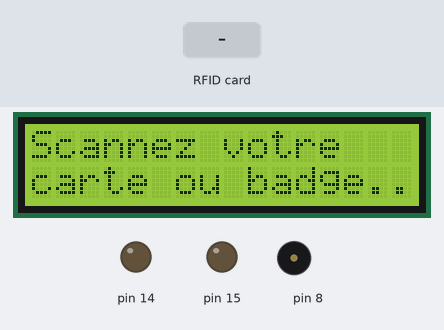
A program run on a simulated Arduino Uno, built with avr-gcc and run on an emulated ATmega328P. Parts: 16×2 character LCD, output pins drawn as LEDs (lit = HIGH), buzzer (waves = sounding). The inputs (shaded band) are chosen by the test bench. Pins used as bus, display or sensor lines are not drawn.

Above: at 4.3 s.
4.4 s: RFID card 63 28 6B 0C held to the reader
At 5.7 s:
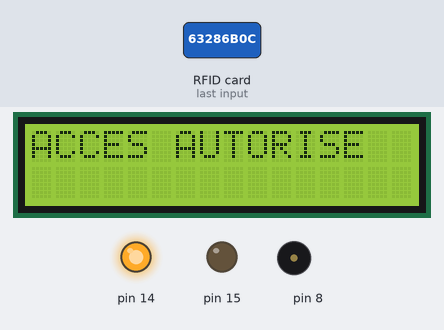
At 6.7 s:
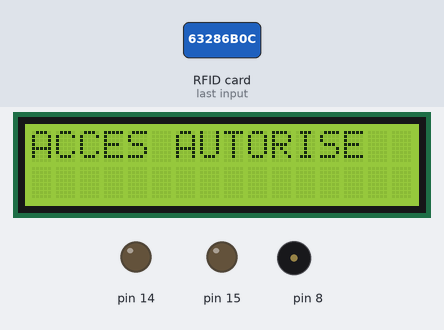
7.4 s: RFID card 5E 7A 19 C4 held to the reader
At 8.8 s:
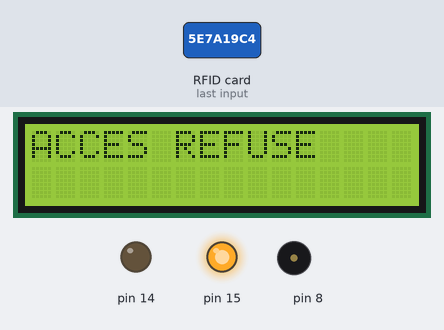
Timing chart, 0 to 10.9 s (numbered marks = the images above; inputs shaded):
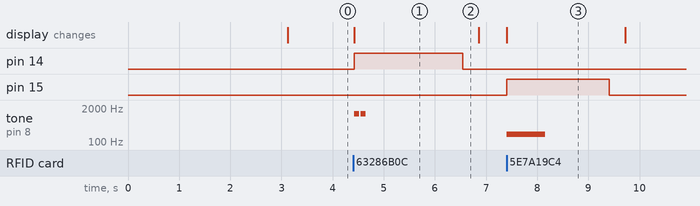

Measured:
- after the input at 4.4 s, pin 14: LOW → HIGH at once, → LOW 2.1 s later; tone on pin 8: alternates 1200 Hz for 0.10 s and silent for 0.03 s, 4 changes in all, then stays silent, starting at once; the display: changes at once (image 1)
- after the input at 7.4 s, pin 15: LOW → HIGH at once, → LOW 2.0 s later; tone on pin 8: silent → 200 Hz at once, → silent 0.75 s later; the display: changes at once (image 3)
- what the display in image 1 shows lasts 2.5 s, from 4.4 s to 6.9 s
- what the display in image 3 shows lasts 2.3 s, from 7.4 s to 9.7 s

The program:

main.cpp
```cpp
#include <Arduino.h>
#include <SPI.h>
#include <MFRC522.h>
#include <LiquidCrystal.h>
#include "modules/Avertisseurs.h"
#include "modules/Lecteurs.h"

/* MODULES */
Avertisseurs *avertisseur;
Lecteurs     *lecteur;

/* COMPOSANTS */
Buzzer  *leBuzzer;
Led     *ledRouge;
Led     *ledVerte;
Lcd     *afficheurLcd;
Rfid    *lecteurRFID;


void setup()
{
  SPI.begin();
  avertisseur   = new Avertisseurs();
  lecteur       = new Lecteurs();
  leBuzzer      = new Buzzer(8);
  ledRouge      = new Led(15);
  ledVerte      = new Led(14);
  afficheurLcd  = new Lcd(7, 6, 5, 4, 3, 2);
  lecteurRFID   = new Rfid(10, 9);

  avertisseur->advertByLcd(afficheurLcd,0);
}

void loop()
{
  avertisseur->advertByLcd(afficheurLcd,3);

  if ( lecteur->verifRFID(lecteurRFID) )
  {
    if ( lecteur->LectureRFID(lecteurRFID) == "63 28 6B 0C")
    {
      avertisseur->advertByLcd(afficheurLcd,1);
      avertisseur->advertByLed(ledVerte,1);
      avertisseur->advertByBuzzer(leBuzzer,1);
      delay(2000);
      avertisseur->advertByLed(ledVerte,0);
    }
    else
    {
      avertisseur->advertByLcd(afficheurLcd,2);
      avertisseur->advertByLed(ledRouge,1);
      avertisseur->advertByBuzzer(leBuzzer,0);
      delay(2000);
      avertisseur->advertByLed(ledRouge,0);
    }
  }
}
```

Buzzer.cpp
```cpp
#include "Buzzer.h"

Buzzer::Buzzer(int pin)
{
    this->pin = pin;
    pinMode(this->pin, OUTPUT);
};

void Buzzer::makeSound(int a, int b)
{
    tone(this->pin, a, b);
};
```

Buzzer.h
```cpp
#include <Arduino.h>

class Buzzer
{
private:
    int pin;

public:
    Buzzer(int pin);
    void makeSound(int a, int b);
};
```

Led.cpp
```cpp
#include "Led.h"

Led::Led(int pin)
{
    this->pin = pin;
    pinMode(this->pin, OUTPUT);
};

void Led::on()
{
    digitalWrite(this->pin, HIGH);
};

void Led::off()
{
    digitalWrite(this->pin, LOW);
};
```

Led.h
```cpp
#include <Arduino.h>

class Led
{
private:
    int pin;

public:
    Led(int pin);
    void on();
    void off();
};
```

Rfid.cpp
```cpp
#include "Rfid.h"

Rfid::Rfid(int sda, int rst)
{
  this->rfid = new MFRC522(sda, rst);
  this->rfid->PCD_Init();
};

bool Rfid::detectPresent()
{
  if (this->rfid->PICC_IsNewCardPresent())
    return true;
  return false;
};

bool Rfid::readCard()
{
  if (this->rfid->PICC_ReadCardSerial())
    return true;
  return false;
};

String Rfid::scanUID()
{
  String UID = "";
  for (byte i = 0; i < this->rfid->uid.size; i++)
  {
    UID.concat(String(this->rfid->uid.uidByte[i] < 0x10 ? " 0" : " "));
    UID.concat(String(this->rfid->uid.uidByte[i], HEX));
  }
  UID.toUpperCase();
  return UID.substring(1);
};
```

Rfid.h
```cpp
#include <Arduino.h>
#include <MFRC522.h>

class Rfid
{
private:
    MFRC522 *rfid;

public:
    Rfid(int sda, int rst);
    bool detectPresent();
    bool readCard();
    String scanUID();
};
```

Avertisseur.cpp
```cpp
#include "Avertisseurs.h"

void Avertisseurs::advertByLed(Led *led, bool state)
{
    switch (state)
    {
    case 1:
        led->on();
        break;

    default:
        led->off();
        break;
    }
};
void Avertisseurs::advertByBuzzer(Buzzer *buzzer, int state)
{
    switch (state)
    {
    case 1:
        buzzer->makeSound(1200, 100);
        delay(125);
        buzzer->makeSound(1200, 100);
        break;

    default:
        buzzer->makeSound(200, 750);
        break;
    }
};
void Avertisseurs::advertByLcd(Lcd *lcd, int state)
{
    lcd->clear();
    switch (state)
    {
    case 1:
        lcd->write("ACCES AUTORISE", "");
        break;
    case 2:
        lcd->write("ACCES REFUSE", "");
        break;
    case 3:
        lcd->write("Scannez votre", "carte ou badge..");
        break;

    default:
        lcd->write("Dispositif", "d'identification");
        delay(3000);
        break;
    }
};
```

Avertisseurs.h
```cpp
#include <Arduino.h>
#include "composants/Buzzer.h"
#include "composants/Lcd.h"
#include "composants/Led.h"

class Avertisseurs
{
public:
    void advertByLed(Led *led, bool state);
    void advertByBuzzer(Buzzer *buzzer, int state);
    void advertByLcd(Lcd *lcd, int state);
};
```

Lecteurs.cpp
```cpp
#include "Lecteurs.h"

String Lecteurs::LectureRFID(Rfid *rfid)
{
    return rfid->scanUID();
};
bool Lecteurs::verifRFID(Rfid *rfid)
{
    if (!rfid->detectPresent())
        return false;
    if (!rfid->readCard())
        return false;
    return true;
};
```

Lecteurs.h
```cpp
#include <Arduino.h>
#include "composants/Rfid.h"

class Lecteurs
{
public:
    String LectureRFID(Rfid *rfid);
    bool verifRFID(Rfid *rfid);
};
```

Lcd.cpp
```cpp
#include "Lcd.h"

Lcd::Lcd(int e, int rs, int d4, int d5, int d6, int d7)
{
    this->lcd = new LiquidCrystal(e, rs, d4, d5, d6, d7);
    this->lcd->begin(16, 2);
};
void Lcd::write(String firstLine, String lastLine)
{
    this->lcd->setCursor(0, 0);
    this->lcd->print(firstLine);
    this->lcd->setCursor(0, 1);
    this->lcd->print(lastLine);
};
void Lcd::clear()
{
    this->lcd->clear();
};
```

Lcd.h
```cpp
#include <Arduino.h>
#include <LiquidCrystal.h>

class Lcd
{
private:
    LiquidCrystal *lcd;

public:
    Lcd(int e, int rs, int d4, int d5, int d6, int d7);
    void write(String firstLine, String lastLine);
    void clear();
};
```
